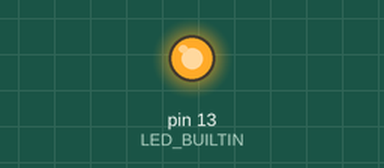
A program run on a simulated Arduino Nano, built with avr-gcc and run on an emulated ATmega328P. Parts: output pins drawn as LEDs (lit = HIGH).

Above: at 1.0 s.
At 5.5 s:
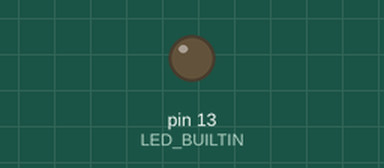
Timing chart, 0 to 6.9 s (numbered marks = the images above):
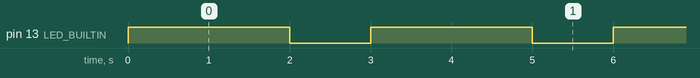

Measured:
- by itself, pin 13 (LED_BUILTIN): alternates HIGH for 2.0 s and LOW for 1.0 s

The program:

main.cpp
```cpp
#include <Arduino.h>
#include <stddef.h>

#include <DigitalOutputImage.h>
#include <ProcessImageController.h>
#include <SimpleDigitalInput.h>
#include <SimpleDigitalOutput.h>

ProcessImageController *processImageController = NULL;
SimpleDigitalOutput *internalLed = NULL;
DigitalOutputImage *internalLedImage = NULL;
AbstractDigitalInput *inputLowSensor = NULL;
AbstractDigitalInput *inputHighSensor = NULL;

void setup() {
  processImageController = new ProcessImageController();
  inputLowSensor =
      processImageController->registerInput(new SimpleDigitalInput());
  inputHighSensor =
      processImageController->registerInput(new SimpleDigitalInput());
  processImageController->registerInput(new SimpleDigitalInput());
  internalLed = new SimpleDigitalOutput(LED_BUILTIN);
  internalLedImage = new DigitalOutputImage(internalLed);
}

void loop() {
  internalLedImage->turnOff();
  internalLedImage->refresh();
  internalLedImage->turnOn();
  _delay_ms(500);
  _delay_ms(500);
  _delay_ms(500);
  _delay_ms(500);
  internalLedImage->refresh();
  _delay_ms(500);
  _delay_ms(500);
}
```
